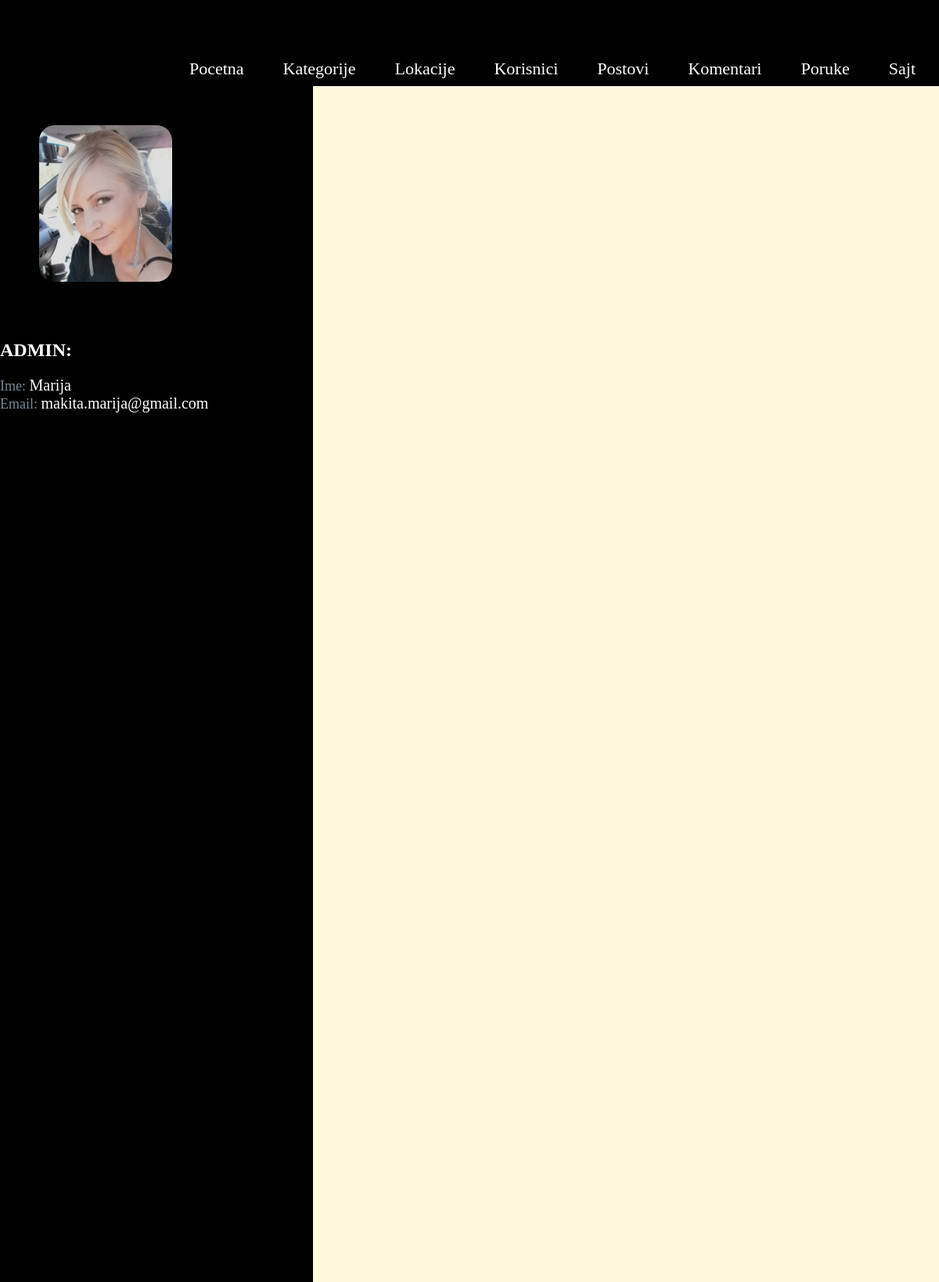
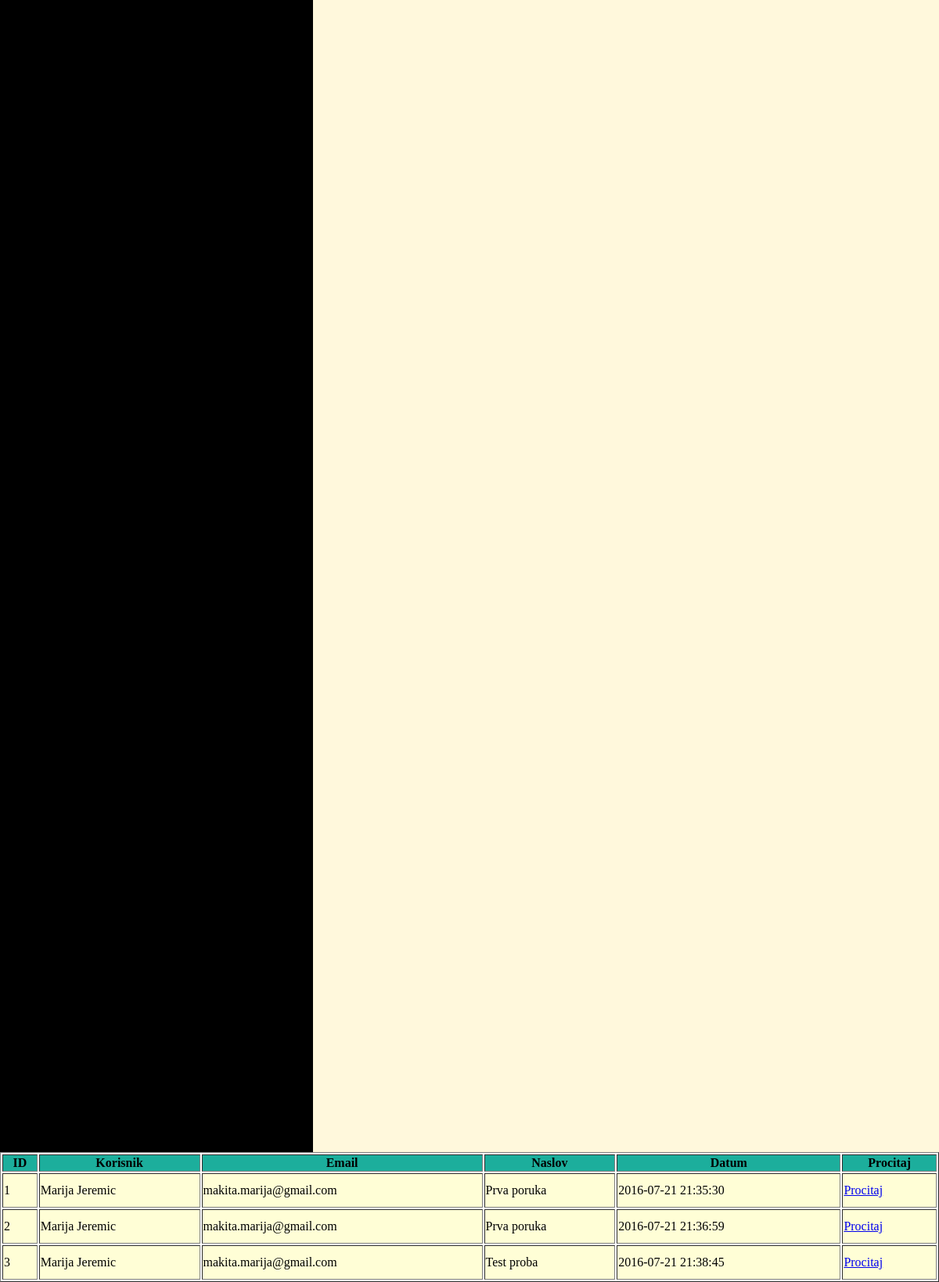
Screenshot of /admin/home.php?page=inbox (signed in) with the database file from the repository (2 pictures, top to bottom).
### tables this page shows
CREATE TABLE `user` (
  `id` int(11) NOT NULL,
  `name` varchar(255) NOT NULL,
  `email` varchar(255) NOT NULL,
  `password` varchar(255) NOT NULL,
  `date` timestamp NOT NULL DEFAULT CURRENT_TIMESTAMP,
  `admin` tinyint(4) NOT NULL DEFAULT '0',
  `status` tinyint(4) NOT NULL DEFAULT '0',
  `is_logged` tinyint(4) NOT NULL DEFAULT '0',
  `superadmin` tinyint(4) NOT NULL DEFAULT '0',
  `is_deleted` tinyint(4) NOT NULL DEFAULT '0',
  `is_blocked` tinyint(4) NOT NULL DEFAULT '0',
  `image` varchar(255) NOT NULL
);

CREATE TABLE `site_messages` (
  `id` int(11) NOT NULL,
  `name` varchar(255) NOT NULL,
  `email` varchar(255) NOT NULL,
  `title` varchar(255) NOT NULL,
  `content` text NOT NULL,
  `date` timestamp NOT NULL DEFAULT CURRENT_TIMESTAMP
);

### models/Connect.php (called while the page is built, shortened)
<?php
class Connect{
    private static $_instance = null;
    public static function getInstance(){
        if(is_null(self::$_instance)){
            self::$_instance = new PDO("mysql:host=127.0.0.1;dbname=openserbia", "root", "");
        }
        return self::$_instance;
    }
}

### models/Model.php (called while the page is built, shortened)
<?php
abstract class Model
{
    public function __construct()
    {
        $this->db = Connect::getInstance();
    }
}

### models/User.php (called while the page is built, shortened)
<?php
class User extends Model
{
    public function getUserById($id){
        $query = $this->db->prepare('SELECT * FROM user WHERE id=?;');
        if( $query && $query->execute([$id]) ) {
            $result = $query->fetch(PDO::FETCH_ASSOC);
            return $result;
        }
        return null;
    }
}

### admin/controllers/inbox.php (called while the page is built)
<?php
$mess = new Message();
$message=$mess->getAdminMessages();
include __DIR__ . '../../views/inbox.php';

### models/Message.php (called while the page is built, shortened)
<?php
class Message extends Model
{
    public function getAdminMessages()
    {
        $query = $this->db->prepare('SELECT * FROM site_messages');
        if($query && $query->execute([])){
            return $query->fetchAll(PDO::FETCH_ASSOC);
        }
        return null;
    }
}

### admin/views/inbox.php (the view)
<table border="1">
    <thead>
    <tr>
        <th>ID</th>
        <th>Korisnik</th>
        <th>Email</th>
        <th>Naslov</th>
        <th>Datum</th>
        <th>Procitaj</th>
    </tr>
    </thead>
    <tbody>
    <?php foreach($message as $m){
        ?>
        <tr>
            <td><?php echo $m['id'] ?></td>
            <td><?php echo $m['name'] ?></td>
            <td><?php echo $m['email'] ?></td>
            <td><?php echo $m['title'] ?></td>
            <td><?php echo $m['date'] ?></td>
            <td><a href="?page=admin&action=messages&id=<?php echo $m['id']?>">Procitaj</a></td>
        </tr>
    <?php } ?>
    </tbody>
</table>

### admin/home.php (shortened to what this page needs)
<!DOCTYPE html>
<html>
<head>
    <link rel="stylesheet" type="text/css" href="../style.css">
</head>
<body>
<div id="wrapper">
<?php
    if($_SESSION['admin'] == 1) {
        $users = new User();
        $a = $users->getUserById($_SESSION['id']);
        ?>
        <div id="admin_header">
            <div class="nav" id="admin_nav">
                <ul>
                    <li><a href="home.php?page=home">Pocetna</a></li>
                    <li><a href="home.php?page=categories">Kategorije</a></li>
                    <li><a href="home.php?page=locations">Lokacije</a></li>
                    <li><a href="home.php?page=users">Korisnici</a></li>
                    <li><a href="home.php?page=posts">Postovi</a></li>
                    <li><a href="home.php?page=comments">Komentari</a></li>
                    <li><a href="home.php?page=inbox">Poruke</a></li>
                    <li><a href="../index.php">Sajt</a></li>
                </ul>
            </div>
        </div>
        <div class="content_admin">
            <div class="sidebar">
                <div class="nav">
                    <?php
                    echo "<img class='prof' src='../images/" . $a['image'] . "'><br>";
                    echo "<h2 class='admin'>ADMIN:</h2>";
                    echo "<span class='font'>Ime: </span><span class='admin_text'>" . $a['name'] . "</span><br>";
                    echo "<span class='font'>Email: </span><span class='admin_text'>" . $a['email'] . "</span><br>";
                    ?>
                </div>
            </div>
            <div class="main">
                <?php require_once __DIR__ . '/controllers/' . $_GET['page'] . '.php'; ?>
            </div>
        </div>
        <?php
    }else{
        echo "<p class='err_admin'>Ne mozete pristupiti stranici  ukoliko niste admin.</p>";
    }
?>
</div>
</body>
</html>

### style.css (style rules this page uses)
body { margin:0; padding: 0; font-family: Tahoma; }
table { width: 1200px; }
thead { background-color: rgb(28, 174, 156); }
td { height: 40px; background-color: rgb(255, 254, 214); }
#wrapper { clear: both; margin: 0 auto; }
.nav { float: left; }
.nav ul { margin: 0; padding-top: 200px; list-style: none; }
.nav ul li { float: left; position: relative; background-color: rgba(0, 0, 0, 0.7); border-radius: 15px 15px 0 0 ; margin-right: 10px; }
.nav ul li a { display: block; text-decoration: none; padding: 15px 20px; height: 18px; font-size: 22px; }
.nav ul li a:link, .nav ul li a:visited { color: #fff; }
#admin_header { height: 100px; color: black; }
#admin_nav { height: 100px; }
#admin_nav ul { padding-top: 60px; }
img.prof { margin: 50px; width:170px; height:200px; border-radius: 20px; }
.font { font-size: 18px; color: lightslategray; }
.content_admin { width: 100%; height: auto; }
.sidebar { width: 400px; float: left; background-color: black; height: 3000px; }
.main { background-color: cornsilk; height: 3000px; }
#admin_nav { background-color: black; float: right; }
#admin_header { background-color: black; height: 110px; }
.admin_text { color: white; font-size: 20px; }
h2.admin { color:white; }

### rows the page displays
user: image (picture), name "Marija", email "makita.marija@gmail.com"
site_messages: id "1", name "Marija Jeremic", email "makita.marija@gmail.com", title "Prva poruka", date "2016-07-21 21:35:30"
site_messages: id "2", name "Marija Jeremic", email "makita.marija@gmail.com", title "Prva poruka", date "2016-07-21 21:36:59"
site_messages: id "3", name "Marija Jeremic", email "makita.marija@gmail.com", title "Test proba", date "2016-07-21 21:38:45"
